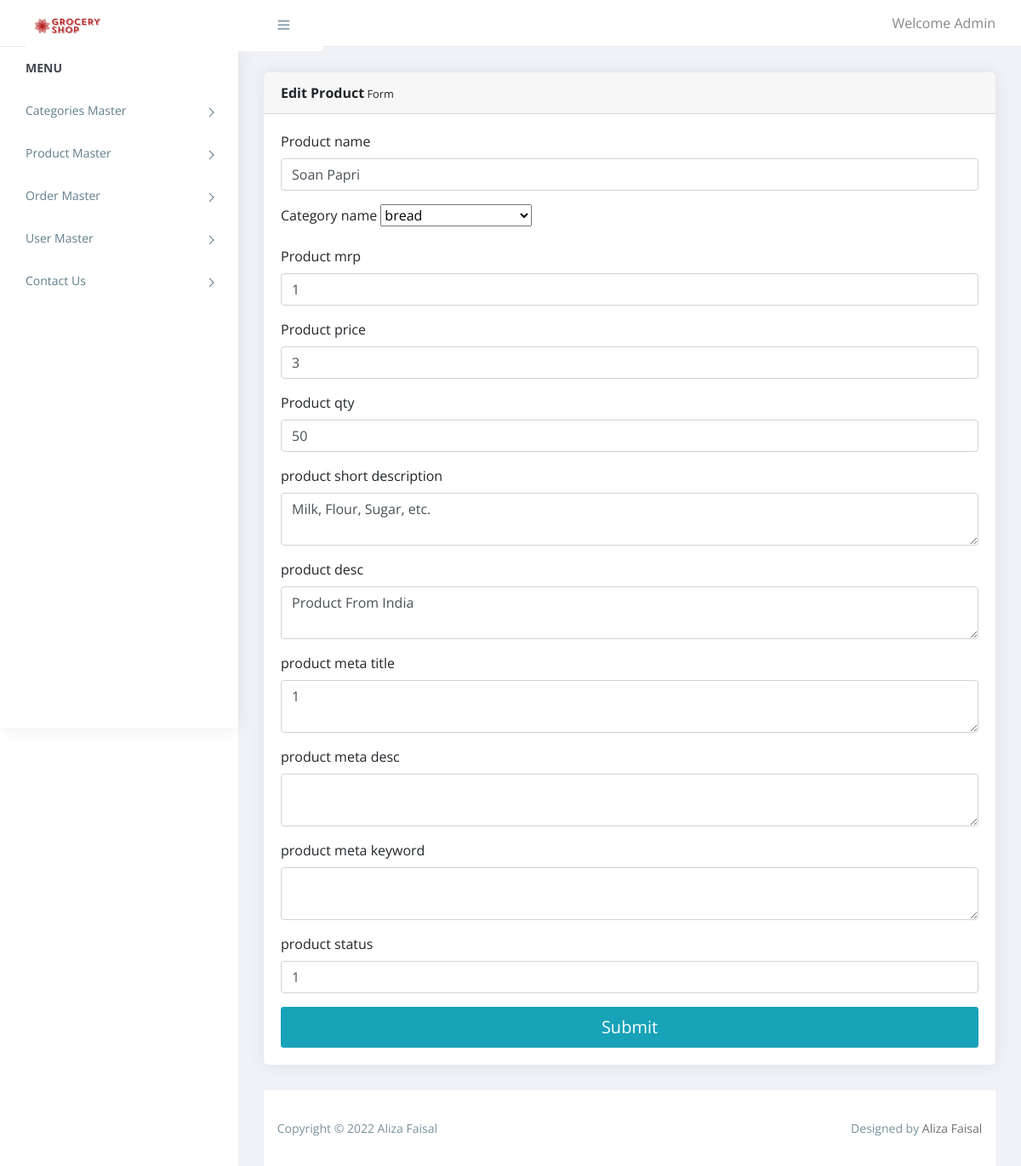
/staff/edit_product.php?id=4, run on the app's committed database.
### tables this page shows
CREATE TABLE IF NOT EXISTS `product` (
  `product_id` int(11) NOT NULL AUTO_INCREMENT,
  `category_id` int(11) NOT NULL,
  `product_name` varchar(200) NOT NULL,
  `product_mrp` float NOT NULL,
  `product_price` float NOT NULL,
  `product_qty` int(11) NOT NULL,
  `product_img` varchar(1000) NOT NULL,
  `product_short_desc` varchar(2000) DEFAULT NULL,
  `product_desc` text DEFAULT NULL,
  `product_meta_title` text DEFAULT NULL,
  `product_meta_desc` varchar(2000) DEFAULT NULL,
  `product_meta_keywords` varchar(200) DEFAULT NULL,
  `product_status` tinyint(4) NOT NULL,
  PRIMARY KEY (`product_id`),
  KEY `category_id` (`category_id`)
);

### staff/functions.inc.php (called while the page is built, shortened)
<?php
function clean($conn, $str){
    if($str != ''){
        $str = trim($str);
    return mysqli_real_escape_string($conn, $str);
    }
}
?>

### staff/edit_product.php (the view, shortened to what this page needs)
<?php
include('header.inc.php');
$product_name='';
$product_mrp='';
$product_price='';
$product_qty='';
$product_short_desc='';
$product_desc='';
$product_meta_title='';
$product_meta_desc='';
$product_meta_keywords='';
$product_status='';
$id = clean($conn, $_GET['id']);
$select = "SELECT * FROM `product` WHERE `product_id` = '$id'";
$res =  mysqli_query($conn, $select)
or trigger_error("Query Failed! SQL: $select - Error: ".mysqli_error($conn), E_USER_ERROR);
if(mysqli_num_rows($res)>0){
    $row = mysqli_fetch_array($res);
    $product_name= $row ['product_name'];
    $product_mrp= $row ['product_mrp'];
    $product_price= $row ['product_price'];
    $product_qty= $row ['product_qty'];
    $product_short_desc= $row ['product_short_desc'];
    $product_desc= $row ['product_desc'];
    $product_meta_title= $row ['product_status'];
    $product_meta_desc= $row ['product_meta_desc'];
    $product_meta_keywords= $row ['product_meta_keywords'];
    $product_status=  $row ['product_status'];
}
?>
<div class="content pb-0">
            <div class="animated fadeIn">
               <div class="row">
                  <div class="col-lg-12">
                     <div class="card">
                        <div class="card-header"><strong>Edit Product</strong><small> Form</small></div>
                        <form  method="post">
                        <div class="card-body card-block">
                           <div class="form-group"><label for="Product"  class=" form-control-label">Product name</label>
                           <input type="text" name="product_name" required id="Product" placeholder="Enter the Product name" class="form-control"  value="<?php echo $product_name ;?>" ></div>
                           <div class="form-group"><label for="Product"  class=" form-control-label">Category name</label>
                           <select name="category_id">
                           <?php
                          $res=  mysqli_query($conn, "SELECT * FROM `category` ORDER BY `category`.`category_name` ASC");
                           while($row = mysqli_fetch_array($res)){
                              echo "<option value= " . $row['category_id'] . ">".  $row['category_name'] ."</option>";
                           }
                           ?>
                           </select> </div>
                           <div class="form-group"><label for="mrp"  class=" form-control-label">Product mrp</label>
                           <input type="text" name="product_mrp" required id="mrp" placeholder="Enter the Product mrp" class="form-control"  value="<?php echo $product_mrp ;?>" ></div>
                           <div class="form-group"><label for="price"  class=" form-control-label">Product price</label>
                           <input type="text" name="product_price" required id="price" placeholder="Enter the Product price" class="form-control"  value="<?php echo $product_price ;?>" ></div>
                           <div class="form-group"><label for="qty"  class=" form-control-label">Product qty</label>
                           <input type="number" name="product_qty" required id="qty" placeholder="Enter the Product qty" class="form-control"  value="<?php echo $product_qty ;?>" ></div>
                           <div class="form-group"><label for="short_desc"  class=" form-control-label">product short description</label>
                           <textarea type="text" name="product_short_desc"  id="short_desc"  class="form-control" ><?php echo $product_short_desc ;?></textarea></div>
                           <div class="form-group"><label for="desc"  class=" form-control-label">product desc</label>
                           <textarea type="text" name="product_desc" id="desc" class="form-control" ><?php echo $product_desc ;?></textarea></div>
                           <div class="form-group"><label for="meta_title"  class=" form-control-label">product meta title</label>
                           <textarea name="product_meta_title"  id="meta_title" class="form-control"><?php echo $product_meta_title ;?></textarea></div>
                           <div class="form-group"><label for="meta_desc"  class=" form-control-label">product meta desc</label>
                           <textarea type="text" name="product_meta_desc" id="meta_desc" class="form-control"  ><?php echo $product_meta_desc ;?> </textarea></div>
                           <div class="form-group"><label for="meta_keywords"  class=" form-control-label">product meta keyword</label>
                           <textarea type="text" name="product_meta_keywords"  id="meta_keywords"  class="form-control"> <?php echo $product_meta_keywords ;?> </textarea></div>
                           <div class="form-group"><label for="status"  class=" form-control-label">product status</label>
                           <input type="text" name="product_status" required id="status" placeholder="Enter the Product status" class="form-control"  value="<?php echo $product_status ;?>" ></div>
                           <button name="submit" type="submit" id="payment-button" type="submit" class="btn btn-lg btn-info btn-block">
                           <span id="payment-button-amount">Submit</span>
                           </button>
                        </div>
                        </form>
                     </div>
                  </div>
               </div>
            </div>
         </div>
         <?php
include('footer.inc.php');
?>

### staff/assets/css/style.css (style rules this page uses)
body { display: table; font-family: open sans, sans-serif; font-size: 16px; width: 100% }
a, button { text-decoration: none; outline: none!important; color: #878787; -webkit-transition: all .25s ease; transition: all .25s ease }
.pb-0 { padding-bottom: 0 }
.btn, button, input, textarea { -webkit-box-shadow: none; box-shadow: none; outline: 0!important }
.btn { border-radius: 3px }
.content { float: left; padding: 1.875em; width: 100% }
.card { margin-bottom: 1.875em; border-radius: 5px; padding: 0; border: 0 solid transparent; -webkit-box-shadow: 0 0 20px rgba(0, 0, 0, .08); box-shadow: 0 0 20px rgba(0, 0, 0, .08) }
.card .card-body { float: left; padding: 1.25em; position: relative; width: 100% }
.btn, .button { display: inline-block; font-weight: 400; text-align: center; white-space: nowrap; vertical-align: middle; -webkit-transition: all .15s ease-in-out; transition: all .15s ease-in-out; border-radius: 3; cursor: pointer }
@media (max-width:1368px) { .card-body { padding: 15px } }

### data on the page
product: product_name "Soan Papri", product_mrp "1", product_price "3", product_qty "50", product_short_desc "Milk, Flour, Sugar, etc.", product_desc "Product From India", product_meta_title "1", product_status "1"

### other printed values
form field category_id "bread"
